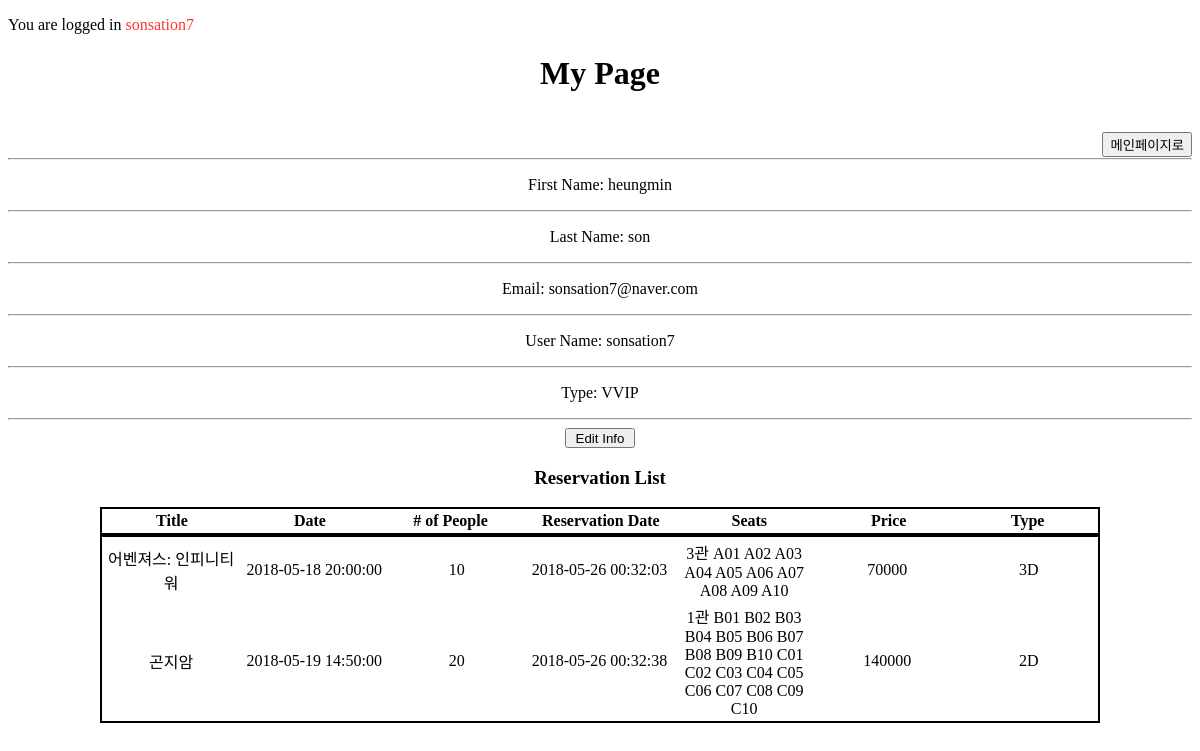
Page /mypage.php (signed in) on the committed database.
### tables this page shows
CREATE TABLE `customerlist` (
  `customer_id` int(11) NOT NULL,
  `firstname` varchar(100) NOT NULL,
  `lastname` varchar(100) NOT NULL,
  `email` varchar(100) NOT NULL,
  `username` varchar(100) NOT NULL,
  `password` varchar(100) NOT NULL,
  `customer_type` varchar(20) DEFAULT 'Gold'
);

CREATE TABLE `reservationlist` (
  `reserve_id` int(11) NOT NULL,
  `customer_id` int(11) DEFAULT NULL,
  `reserve_date` datetime DEFAULT NULL,
  `schedule_id` int(11) NOT NULL,
  `price` int(11) DEFAULT NULL
);

CREATE TABLE `movieinfolist` (
  `movie_id` int(11) NOT NULL,
  `title` varchar(50) DEFAULT NULL,
  `genre` varchar(20) DEFAULT NULL,
  `nation` varchar(20) DEFAULT NULL,
  `running_time` int(11) DEFAULT NULL,
  `release_date` date DEFAULT NULL,
  `director` varchar(50) DEFAULT NULL,
  `actor` varchar(80) DEFAULT NULL,
  `is_rated` int(11) DEFAULT NULL,
  `content` text,
  `studio` varchar(50) DEFAULT NULL,
  `poster_img` varchar(100) DEFAULT NULL
);

CREATE TABLE `movieschedulelist` (
  `schedule_id` int(11) NOT NULL,
  `movie_id` int(11) DEFAULT NULL,
  `screen_room_id` int(11) DEFAULT NULL,
  `date` datetime DEFAULT NULL
);

CREATE TABLE `screenroomlist` (
  `screen_room_id` int(11) NOT NULL,
  `screen_room_type` varchar(20) DEFAULT NULL,
  `capacity` int(11) DEFAULT NULL
);

### mypage.php (the view, shortened to what this page needs)
<?php
include_once "dbh.inc.php";
?>
<!DOCTYPE html>
<html>
<head>
</head>
<body>
  <?php
  if(isset($_SESSION['customer_id'])){
    echo "<p style='background-color:rgba(255,255,255,0.8)' class='welcome'>You are logged in
    <span style='color:rgba(255,30,30,0.9)'>".$_SESSION['username']."</span></p>";
  }else{
    echo "Nobody is logged in";
  }
  ?>
  <h1>My Page</h1>
  <br>
    <a href="index.php"><input type="button" value="메인페이지로" style="float: right;"></a>
    <br>
  <?php
  $currentId = $_SESSION['customer_id'];
  $rlt = mysqli_query($conn,"SELECT * FROM CustomerList WHERE customer_id=$currentId");
  $List = mysqli_fetch_assoc($rlt);
    ?>
    <div id='info'>
      <hr>
      <p>First Name: <?php echo $List['firstname']?></p><hr>
      <p>Last Name: <?php echo $List['lastname']?></p><hr>
      <p>Email: <?php echo $List['email']?></p><hr>
      <p>User Name: <?php echo $List['username']?></p><hr>
      <p>Type: <?php echo $List['customer_type']?></p>
      <hr>
    </div>
    <form action="mypageEdit.php"><center><button class='button' name='editInfo' style='width:70px;height:20px'>
      Edit Info</button></center></form>
    <center><h3 style="background-color:rgba(255,255,255,0.7);width:300px">Reservation List</h3></center>
    <?php
      $rlt = mysqli_query($conn,"SELECT * FROM ReservationList JOIN MovieScheduleList
                              ON ReservationList.customer_id=$currentId AND ReservationList.schedule_id = MovieScheduleList.schedule_id
                              JOIN MovieInfoList ON MovieScheduleList.movie_id = MovieInfoList.movie_id
                              JOIN ScreenRoomList ON MovieScheduleList.screen_room_id = ScreenRoomList.screen_room_id");
    ?>
      <center><table>
        <tr>
          <th>Title</th>
          <th>Date</th>
          <th># of People</th>
          <th>Reservation Date</th>
          <th>Seats</th>
          <th>Price</th>
          <th>Type</th>
        </tr>
      </table></center>
      <center><table>
      <?php while($List = mysqli_fetch_array($rlt)){
        $id = $List['reserve_id'];
        $rlt2 = mysqli_query($conn, "SELECT ticket_id, seat_id FROM TicketList WHERE TicketList.reserve_id='$id'");
        $number = 0;
        $seat = "";
        while($ticket = mysqli_fetch_array($rlt2)){
          $number++;
          $seat .= $ticket['seat_id']." ";
        }
        ?>
        <tr>
          <td><?php echo $List['title'];?></td>
          <td><?php echo $List['date'];?></td>
          <td><?php echo $number; ?></td>
          <td><?php echo $List['reserve_date'];?></td>
          <td><?php echo $List['screen_room_id']."관 ".$seat; ?></td>
          <td><?php echo $List['price']; ?></td>
          <td><?php echo $List['screen_room_type']; ?></td>
        </tr>
  <?php } ?>
</table>
</center>
</body>
</html>

### mypage.php (style rules this page uses)
body { background-image: url(moviepost.png); }
h1 { background-color: rgba(255,255,255,0.7); text-align: center; }
#info { background-color: rgba(255,255,255,0.7); text-align: center; }
table { width: 1000px; border: 2px solid black; background-color: rgba(255,255,255,0.7); }
th, td { width:200px; text-align: center; }

### rows in the picture
customerlist: firstname "heungmin", lastname "son", email "sonsation7@naver.com", username "sonsation7", customer_type "VVIP"
reservationlist: movieinfolist.title "어벤져스: 인피니티 워", schedule.date "2018-05-18 20:00:00", number "10", reserve_date "2018-05-26 00:32:03", screenroomlist.screen_room_id "3", seat "A01 A02 A03 A04 A05 A06 A07 A08 A09 A10", price "70000", screenroomlist.screen_room_type "3D"
reservationlist: movieinfolist.title "곤지암", schedule.date "2018-05-19 14:50:00", number "20", reserve_date "2018-05-26 00:32:38", screenroomlist.screen_room_id "1", seat "B01 B02 B03 B04 B05 B06 B07 B08 B09 B10 C01 C02 C03 C04 C05 C06 C07 C08 C09 C10", price "140000", screenroomlist.screen_room_type "2D"

### other values in the picture
$_SESSION['username'] "sonsation7"
